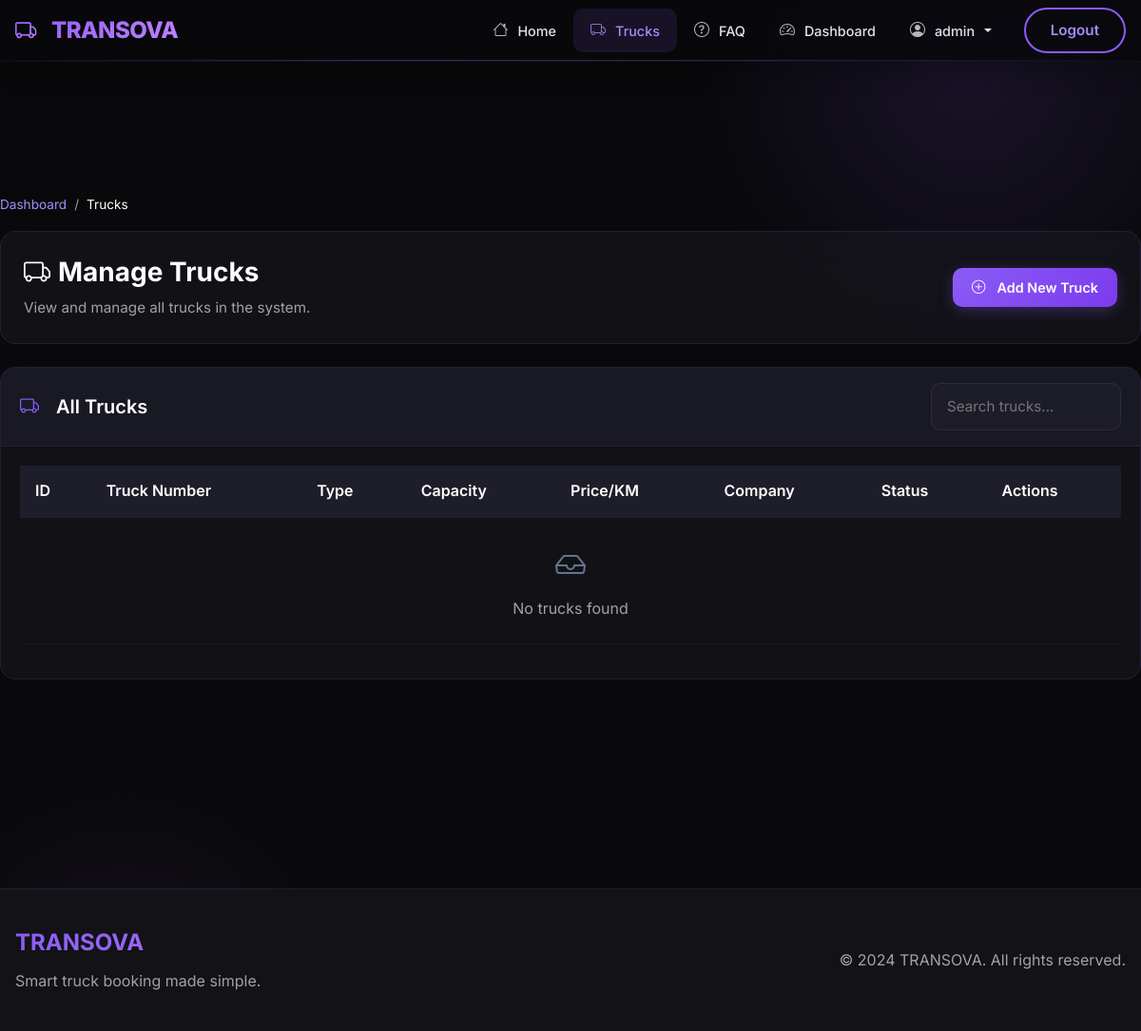
/bookings/admin/trucks/ (signed in), run on an earlier commit of the app's database.
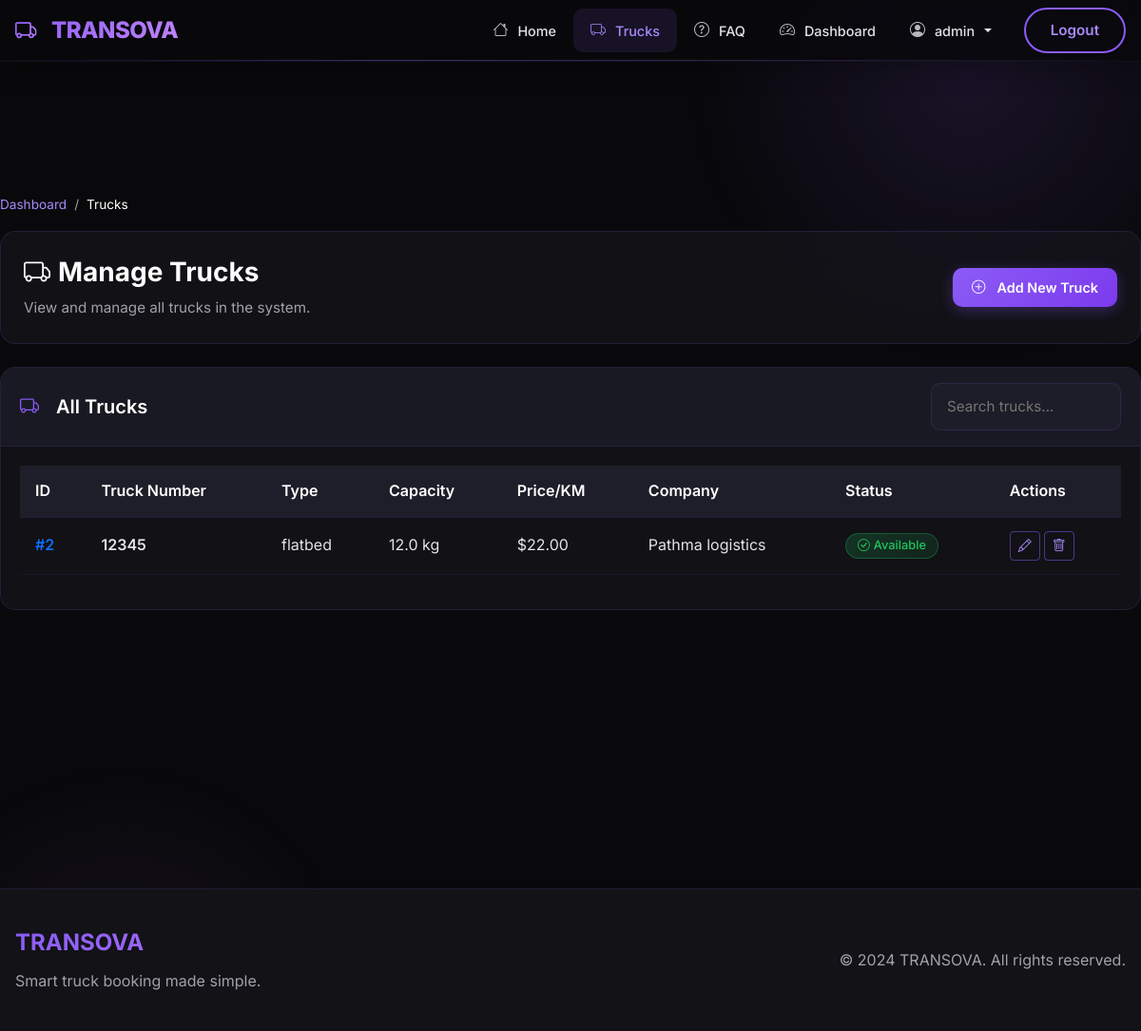
And on a later commit of the database.
### fleet/models.py (models this page shows, shortened)
class Truck(models.Model):
    TRUCK_TYPES = [
        ('box_truck', 'Box Truck'),
        ('flatbed', 'Flatbed'),
        ('refrigerated', 'Refrigerated Truck'),
        ('tanker', 'Tanker Truck'),
        ('semi_trailer', 'Semi-Trailer Truck (18-Wheeler)'),
        ('garbage', 'Garbage Truck'),
        ('car_carrier', 'Car Carrier Truck'),
        ('heavy_haul', 'Heavy Haul Truck'),
    ]
    company = models.ForeignKey(
        Company,
        on_delete=models.CASCADE,
        related_name="trucks",
        null=True,
        blank=True,
        db_index=True  # Index for company-specific queries
    )
    truck_number = models.CharField(max_length=50)
    truck_type = models.CharField(max_length=50, choices=TRUCK_TYPES)
    capacity = models.FloatField()
    is_available = models.BooleanField(default=True, db_index=True)
    image = models.ImageField(upload_to='truck_images/', blank=True, null=True)
    price_per_km = models.DecimalField(max_digits=8, decimal_places=2)
    current_latitude = models.FloatField(null=True, blank=True, db_index=True)
    current_longitude = models.FloatField(null=True, blank=True)
    last_location_update = models.DateTimeField(null=True, blank=True)
    is_online = models.BooleanField(default=False, db_index=True)  # GPS device online status
    created_at = models.DateTimeField(auto_now_add=True, null=True, blank=True)
    updated_at = models.DateTimeField(auto_now=True, null=True, blank=True)
    class Meta:
        ordering = ['-created_at']
        unique_together = [['company', 'truck_number']]

class Company(models.Model):
    user = models.OneToOneField(
        settings.AUTH_USER_MODEL,
        on_delete=models.CASCADE,
        related_name="company_profile"
    )
    company_name = models.CharField(max_length=255)
    trade_license = models.CharField(max_length=100, blank=True)
    phone = models.CharField(max_length=20, blank=True)
    address = models.TextField(blank=True)
    logo = models.ImageField(upload_to='company_logos/', blank=True, null=True)
    description = models.TextField(blank=True)
    website = models.URLField(blank=True)
    contact_person = models.CharField(max_length=100, blank=True)
    is_approved = models.BooleanField(default=False, db_index=True)
    created_at = models.DateTimeField(auto_now_add=True, null=True, blank=True)
    updated_at = models.DateTimeField(auto_now=True, null=True, blank=True)
    class Meta:
        ordering = ['-created_at']
        verbose_name_plural = "Companies"

### bookings/views.py (the view)
# urls.py: path("admin/trucks/", admin_trucks, name="admin_trucks"),
@login_required(login_url='/login/')
def admin_trucks(request):
    if not (request.user.is_staff or request.user.is_superuser or request.user.role == 'ADMIN'):
        messages.error(request, "You are not authorized to view this page.")
        return redirect('login')
    trucks = Truck.objects.all().order_by('-created_at')
    return render(request, "bookings/admin_trucks.html", {"trucks": trucks})

### bookings/context_processors.py (called while the page is built)
def pending_companies_count(request):
    try:
        if request.user.is_authenticated and (request.user.is_staff or request.user.is_superuser or request.user.role == 'ADMIN'):
            return {'pending_companies': Company.objects.filter(is_approved=False).count()}
    except:
        pass
    return {'pending_companies': 0}

### bookings/templates/bookings/admin_trucks.html (shortened to what the changed rows need)
{% extends "bookings/admin_base.html" %}
{% block admin_content %}
<div class="admin-page-header">
    <div class="row align-items-center">
        <div class="col-md-8">
            <h1 class="admin-page-title">
                <i class="bi bi-truck me-2"></i>Manage Trucks
            </h1>
        </div>
    </div>
</div>
<div class="row">
    <div class="col-md-12">
        <div class="admin-card">
            <div class="card-body table-responsive">
                <table class="table admin-table" id="trucksTable">
                    <thead>
                        <tr>
                            <th>ID</th>
                            <th>Truck Number</th>
                            <th>Type</th>
                            <th>Capacity</th>
                            <th>Price/KM</th>
                            <th>Company</th>
                            <th>Status</th>
                            <th>Actions</th>
                        </tr>
                    </thead>
                    <tbody>
                        {% for truck in trucks %}
                        <tr>
                            <td>
                                <span class="text-primary fw-semibold">#{{ truck.id }}</span>
                            </td>
                            <td>
                                <span class="fw-semibold">{{ truck.truck_number }}</span>
                            </td>
                            <td>{{ truck.truck_type }}</td>
                            <td>{{ truck.capacity }} kg</td>
                            <td>${{ truck.price_per_km }}</td>
                            <td>{{ truck.company.company_name|default:"N/A" }}</td>
                            <td>
                                {% if truck.is_available %}
                                <span class="badge badge-admin badge-success-custom">
                                    <i class="bi bi-check-circle me-1"></i>Available
                                </span>
                                {% else %}
                                <span class="badge badge-admin badge-warning-custom">
                                    <i class="bi bi-clock me-1"></i>Booked
                                </span>
                                {% endif %}
                            </td>
                            <td>
                                <div class="d-flex gap-1">
                                    <a href="{% url 'admin_truck_edit' truck.id %}" class="btn btn-sm btn-admin-outline" title="Edit">
                                        <i class="bi bi-pencil"></i>
                                    </a>
                                    <a href="{% url 'admin_truck_delete' truck.id %}" class="btn btn-sm btn-admin-outline" title="Delete" onclick="return confirm('Are you sure you want to delete this truck?')">
                                        <i class="bi bi-trash"></i>
                                    </a>
                                </div>
                            </td>
                        </tr>
                        {% empty %}
                        <tr>
                            <td colspan="8" class="text-center py-4">
                                <i class="bi bi-inbox d-block mb-2" style="font-size: 2rem; color: #64748b;"></i>
                                <span class="text-muted">No trucks found</span>
                            </td>
                        </tr>
                        {% endfor %}
                    </tbody>
                </table>
            </div>
        </div>
    </div>
</div>
{% endblock %}

What changed in the data, as far as the page shows it:
added Truck: id "2", truck_number "12345", truck_type "flatbed", capacity "12.0", price_per_km "22.00", company.company_name "Pathma logistics", is_available True (drawn)
Also different on the page:
text no longer shown: "No trucks found"
